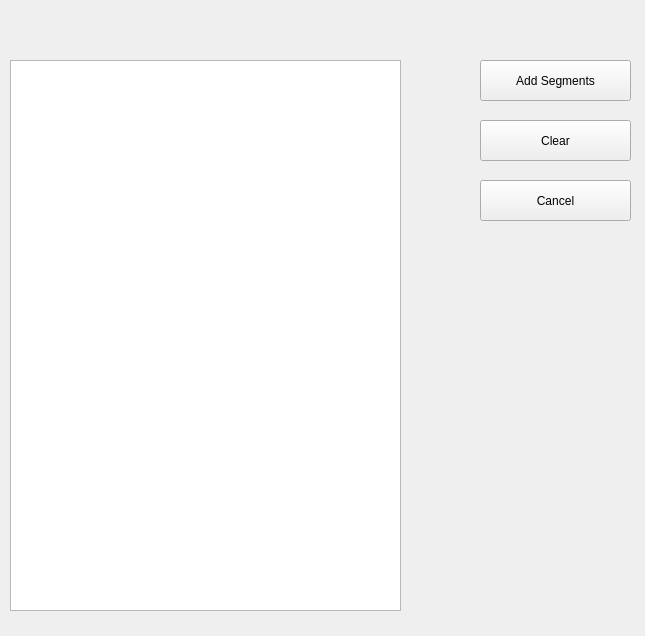
<?xml version="1.0" encoding="UTF-8"?>
<ui version="4.0">
 <class>Form</class>
 <widget class="QWidget" name="Form">
  <property name="geometry">
   <rect>
    <x>0</x>
    <y>0</y>
    <width>645</width>
    <height>636</height>
   </rect>
  </property>
  <property name="windowTitle">
   <string>Form</string>
  </property>
  <widget class="QTableWidget" name="table">
   <property name="geometry">
    <rect>
     <x>10</x>
     <y>60</y>
     <width>391</width>
     <height>551</height>
    </rect>
   </property>
  </widget>
  <widget class="QPushButton" name="addSegments_button">
   <property name="geometry">
    <rect>
     <x>480</x>
     <y>60</y>
     <width>151</width>
     <height>41</height>
    </rect>
   </property>
   <property name="text">
    <string>Add Segments</string>
   </property>
  </widget>
  <widget class="QPushButton" name="cancel_button">
   <property name="geometry">
    <rect>
     <x>480</x>
     <y>180</y>
     <width>151</width>
     <height>41</height>
    </rect>
   </property>
   <property name="text">
    <string>Cancel</string>
   </property>
  </widget>
  <widget class="QPushButton" name="clear_button">
   <property name="geometry">
    <rect>
     <x>480</x>
     <y>120</y>
     <width>151</width>
     <height>41</height>
    </rect>
   </property>
   <property name="text">
    <string>Clear</string>
   </property>
  </widget>
  <widget class="QLabel" name="processNo_label">
   <property name="geometry">
    <rect>
     <x>40</x>
     <y>10</y>
     <width>101</width>
     <height>41</height>
    </rect>
   </property>
   <property name="text">
    <string/>
   </property>
  </widget>
 </widget>
 <resources/>
 <connections/>
</ui>
